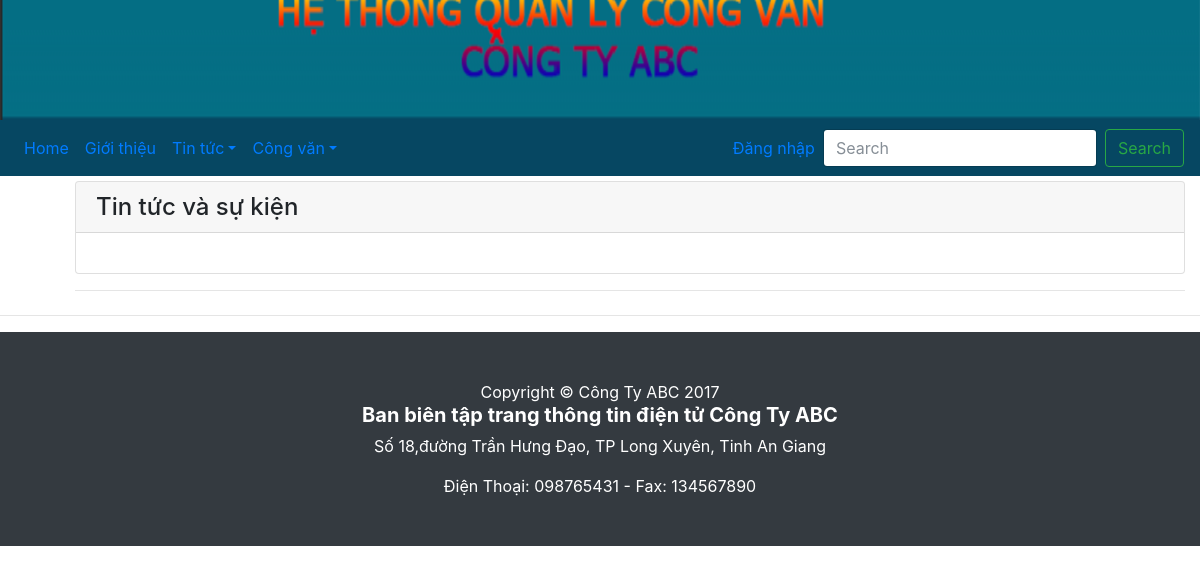
The app's page /tintuc_noibat.php, older data.
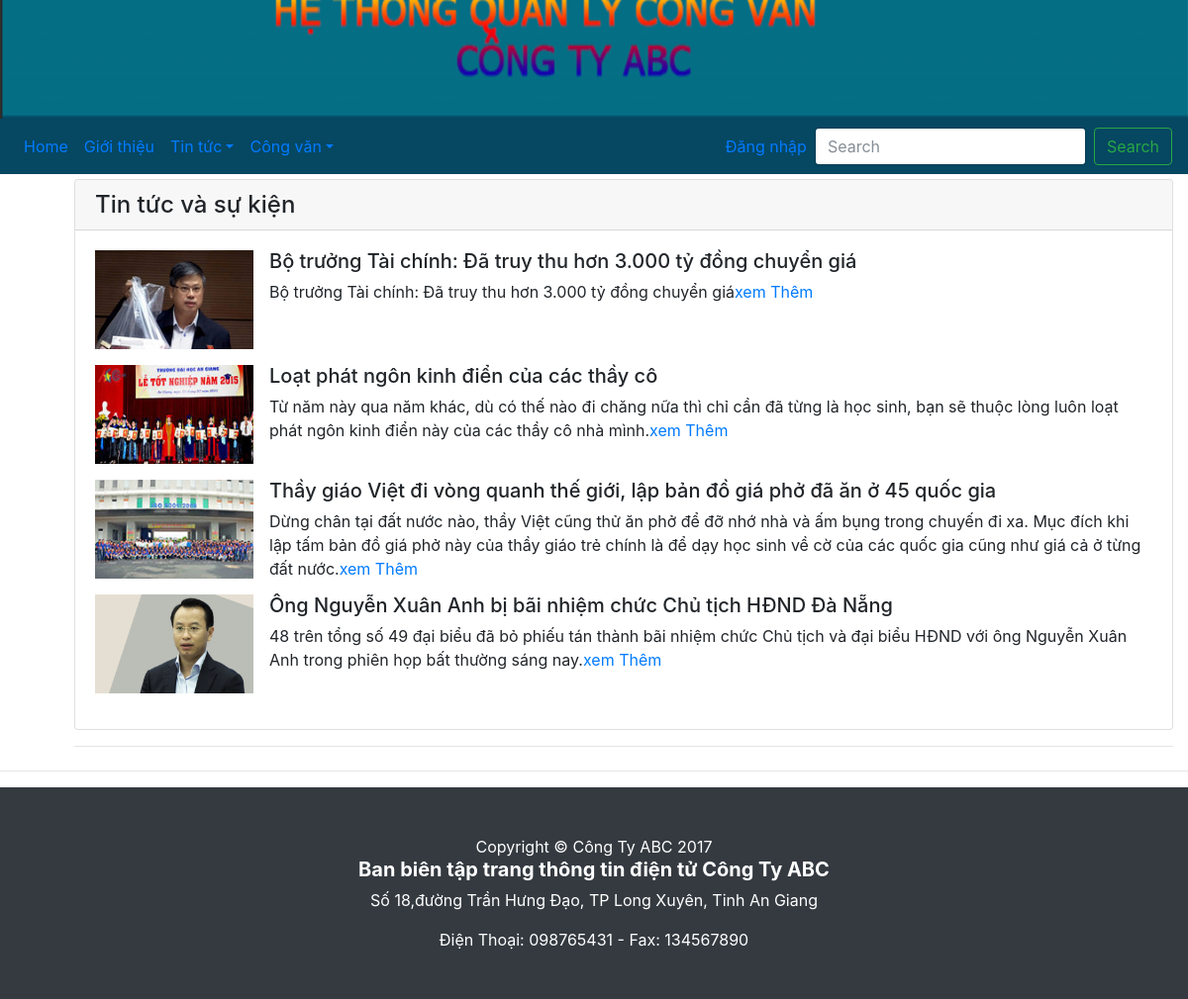
The same page, newer data.
### tables this page shows
CREATE TABLE IF NOT EXISTS `tintuc` (
`ID` int(10) NOT NULL,
  `Hinhanh` varchar(255) DEFAULT NULL,
  `Tieude` varchar(255) NOT NULL,
  `ID_danhmuc` int(10) NOT NULL,
  `ID_nguoidung` int(10) NOT NULL,
  `Ngaydang` datetime NOT NULL,
  `Tomtat` text NOT NULL,
  `Noidung` text NOT NULL
);

### tintuc_noibat.php (the view, shortened to what this page needs)
<?php
	require_once "config.php";
	$sql = "SELECT d.TenDM ,t.*,n.HoVaTen
			FROM danhmuc d , tintuc t , nguoidung n
			WHERE d.ID = t.ID_danhmuc AND n.ID=t.ID_nguoidung";
			$danhsach = mysqli_query($link, $sql);
?>
<!DOCTYPE html>
<html lang="en">
	<head>
		<link rel="stylesheet" href="css/bootstrap.min.css" />
		<link rel="stylesheet" href="css/bootstrap-custom.css" />
	</head>
	<body>
		<?php include_once "navbar.php"; ?>
			<div class="container" style="margin: 5px 8% 2% 5%;">
			<div class="card">
				<h4 class="card-header">Tin tức và sự kiện</h4>
				<div class="card-body">
					<?php
						while($dong = mysqli_fetch_array($danhsach))
						{
						echo "<div class='media'>";
							  echo "<p ><img class='align-self-center mr-3' src='img/{$dong['Hinhanh']}' style='width:160px;height:100px;' alt='' /></p>";
							 echo " <div class='media-body'>";
							   echo " <h5 class='mt-0'>{$dong['Tieude']}</h5>";
							    echo "{$dong['Tomtat']}";
							   echo "<a href='tintuc_xem.php?id={$dong['ID']}'>xem Thêm</a>";
							 echo " </div>";
							echo "</div>";
							}
					?>
				</div>
			</div>
			<hr />
	</div>
	<?php include_once "footer.php"; ?>
</body>
</html>

Row changes from the older to the newer data that the page shows:
added tintuc: Hinhanh (picture), Tieude "Bộ trưởng Tài chính: Đã truy thu hơn 3.000 tỷ đồng chuyển giá", Tomtat "Bộ trưởng Tài chính: Đã truy thu hơn 3.000 tỷ đồng chuyển giá"
added tintuc: Hinhanh (picture), Tieude "Loạt phát ngôn kinh điển của các thầy cô", Tomtat "Từ năm này qua năm khác, dù có thế nào đi chăng nữa thì chỉ cần đã từng là học sinh, bạn sẽ thuộc lòng luôn loạt phát ngôn kinh điển này của các thầy cô nhà mình."
added tintuc: Hinhanh (picture), Tieude "Thầy giáo Việt đi vòng quanh thế giới, lập bản đồ giá phở đã ăn ở 45 quốc gia", Tomtat "Dừng chân tại đất nước nào, thầy Việt cũng thử ăn phở để đỡ nhớ nhà và ấm bụng trong chuyến đi xa. Mục đích khi lập tấm bản đồ giá phở này của thầy giáo trẻ chính là để dạy học sinh về cờ của các quốc gia cũng như giá cả ở từng đất nước."
added tintuc: Hinhanh (picture), Tieude "Ông Nguyễn Xuân Anh bị bãi nhiệm chức Chủ tịch HĐND Đà Nẵng", Tomtat "48 trên tổng số 49 đại biểu đã bỏ phiếu tán thành bãi nhiệm chức Chủ tịch và đại biểu HĐND với ông Nguyễn Xuân Anh trong phiên họp bất thường sáng nay."
